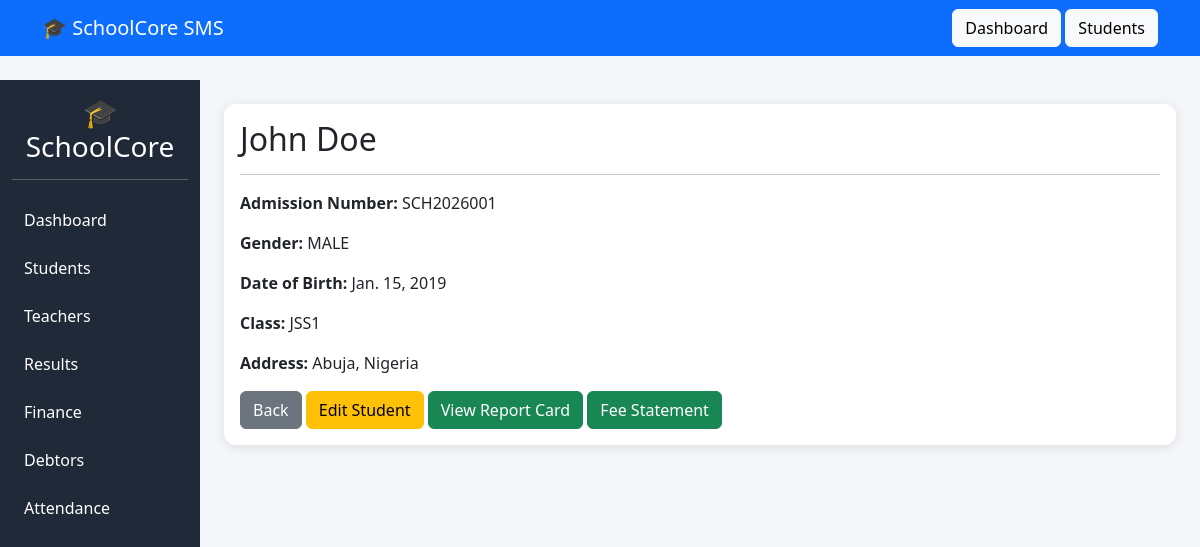
The app's page /students/1/ with its own data.
### students/models.py (models this page shows, shortened)
class Student(models.Model):
    GENDER_CHOICES = (
        ('MALE', 'Male'),
        ('FEMALE', 'Female'),
    )
    admission_number = models.CharField(
        max_length=20,
        unique=True
    )
    first_name = models.CharField(max_length=100)
    last_name = models.CharField(max_length=100)
    other_name = models.CharField(
        max_length=100,
        blank=True
    )
    gender = models.CharField(
        max_length=10,
        choices=GENDER_CHOICES
    )
    date_of_birth = models.DateField()
    classroom = models.ForeignKey(
        ClassRoom,
        on_delete=models.SET_NULL,
        null=True
    )
    passport = models.ImageField(
        upload_to='students/',
        blank=True,
        null=True
    )
    address = models.TextField()
    created_at = models.DateTimeField(
        auto_now_add=True
    )

### academics/models.py (models this page shows)
class ClassRoom(models.Model):
    name = models.CharField(max_length=50)
    def __str__(self):
        return self.name

### students/views.py (the view)
def student_detail(request, pk):
    student = get_object_or_404(
        Student,
        pk=pk
    )
    return render(
        request,
        'students/detail.html',
        {
            'student': student
        }
    )

### templates/students/detail.html
{% extends 'base.html' %}
{% block content %}
<div class="card">
    <div class="card-body">
        <h2>
            {{ student.first_name }}
            {{ student.last_name }}
        </h2>
        <hr>
        <p>
            <strong>Admission Number:</strong>
            {{ student.admission_number }}
        </p>
        <p>
            <strong>Gender:</strong>
            {{ student.gender }}
        </p>
        <p>
            <strong>Date of Birth:</strong>
            {{ student.date_of_birth }}
        </p>
        <p>
            <strong>Class:</strong>
            {{ student.classroom }}
        </p>
        <p>
            <strong>Address:</strong>
            {{ student.address }}
        </p>
        <a
            href="{% url 'student_list' %}"
            class="btn btn-secondary"
        >
            Back
        </a>
        <a
            href="{% url 'student_update' student.id %}"
            class="btn btn-warning"
        >
            Edit Student
        </a>
        <a
            href="{% url 'report_card' student.id %}"
            class="btn btn-success"
            >
            View Report Card
        </a>
        <a
        href="{% url 'fee_statement' student.id %}"
        class="btn btn-success"
        >
            Fee Statement
        </a>
    </div>
</div>
{% endblock %}

### templates/base.html (style rules this page uses)
body { background:#f4f6f9; }
.card { border:none; border-radius:12px; box-shadow:0 2px 12px rgba(0,0,0,.1); }

### records on screen
Student: first_name "John", last_name "Doe", admission_number "SCH2026001", gender "MALE", date_of_birth "Jan. 15, 2019", classroom "JSS1", address "Abuja, Nigeria"
